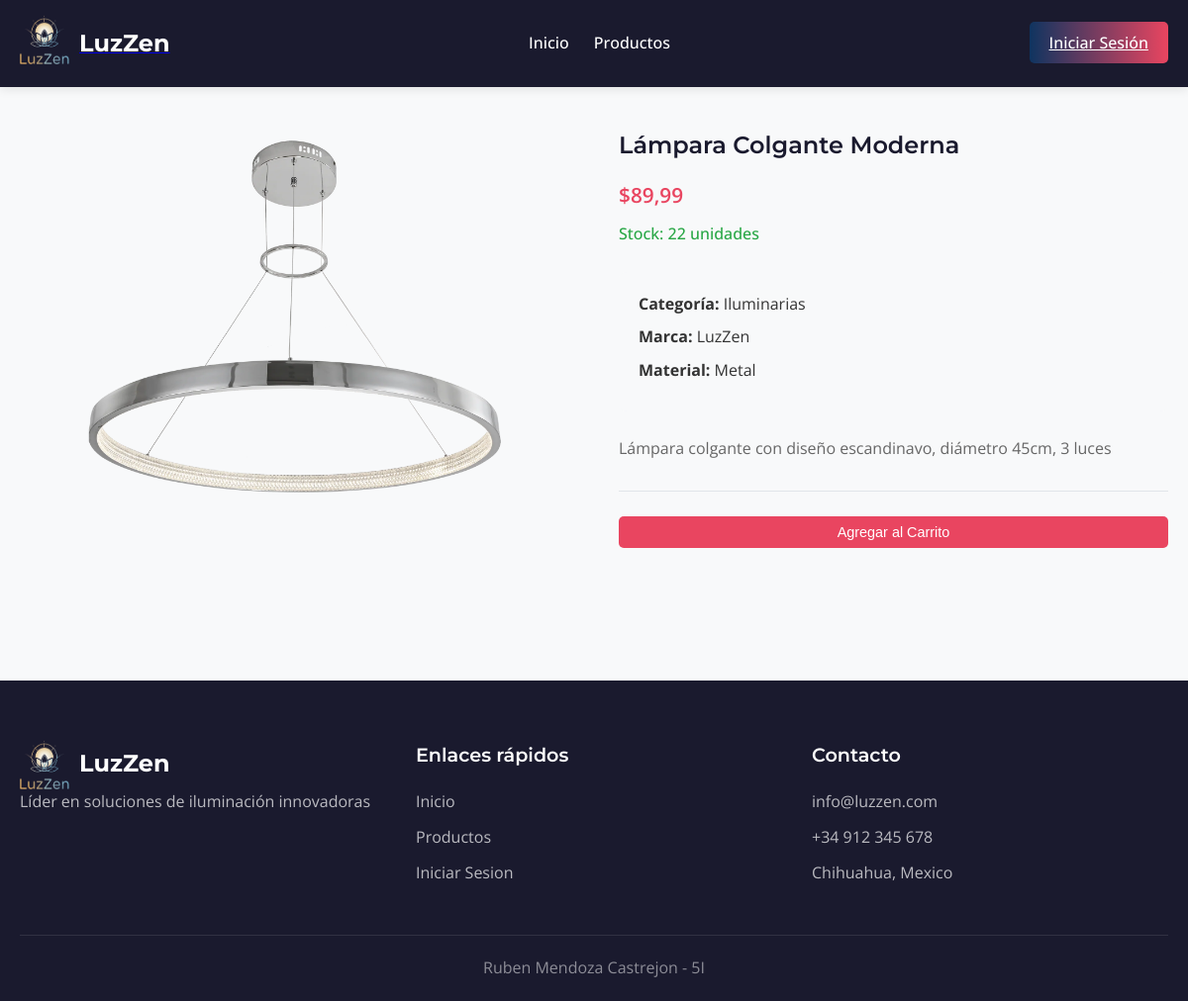
Screenshot of /producto/3/ with the database file from the repository.
### app_luzzen/models.py (models this page shows, shortened)
class Producto(models.Model):
    nombre = models.CharField(max_length=200)
    descripcion = models.TextField()
    precio = models.DecimalField(max_digits=10, decimal_places=2)
    stock = models.IntegerField(default=0)
    imagen = models.ImageField(upload_to='productos/')
    categoria = models.ForeignKey(Categoria, on_delete=models.CASCADE)
    marca = models.ForeignKey(Marca, on_delete=models.CASCADE)
    material = models.ForeignKey(Material, on_delete=models.CASCADE)
    activo = models.BooleanField(default=True)

class Categoria(models.Model):
    nombre = models.CharField(max_length=100)
    descripcion = models.TextField(blank=True, null=True)

class Marca(models.Model):
    nombre = models.CharField(max_length=100)
    descripcion = models.TextField(blank=True, null=True)
    fecha_creacion = models.DateTimeField(auto_now_add=True)

class Material(models.Model):
    nombre = models.CharField(max_length=100)
    descripcion = models.TextField(blank=True, null=True)
    precio = models.DecimalField(max_digits=10, decimal_places=2)

### app_luzzen/views.py (the view)
# urls.py: path('producto/<int:producto_id>/', views.detalle_producto, name='detalle_producto'),
def detalle_producto(request, producto_id):
    producto = get_object_or_404(Producto, id=producto_id, activo=True)
    relacionados = Producto.objects.filter(
        categoria=producto.categoria,
        activo=True
    ).exclude(id=producto.id)[:4]
    context = {
        'producto': producto,
        'relacionados': relacionados,
    }
    return render(request, 'detalle_producto.html', context)

### app_luzzen/templates/detalle_producto.html (shortened to what this page needs)
{% extends 'base.html' %}
{% load static %}
{% block content %}
<section class="detalle-producto">
    <div class="contenedor">
        <div class="producto-detalle">
            <div class="producto-galeria">
                <div class="imagen-principal">
                    <img src="{{ producto.imagen.url }}" alt="{{ producto.nombre }}">
                </div>
            </div>
            <div class="producto-info-detalle">
                <h1>{{ producto.nombre }}</h1>
                <p class="producto-precio">${{ producto.precio }}</p>
                <p class="producto-stock">Stock: {{ producto.stock }} unidades</p>
                <div class="producto-meta">
                    <p><strong>Categoría:</strong> {{ producto.categoria.nombre }}</p>
                    <p><strong>Marca:</strong> {{ producto.marca.nombre }}</p>
                    <p><strong>Material:</strong> {{ producto.material.nombre }}</p>
                </div>
                <p class="producto-descripcion">{{ producto.descripcion }}</p>
                <div class="producto-acciones-detalle">
                    <div class="acciones">
                        {% if not request.session.es_admin %}
                        <button class="btn-carrito btn-full" data-producto="{{ producto.id }}">Agregar al Carrito</button>
                        {% endif %}
                    </div>
                </div>
            </div>
        </div>
    </div>
</section>
{% endblock %}

### app_luzzen/static/css/styles.css (style rules this page uses)
* { margin: 0; padding: 0; box-sizing: border-box; }
body { font-family: 'Open Sans', sans-serif; color: #333; line-height: 1.6; background-color: #f8f9fa; }
h1, h2, h3 { font-family: 'Montserrat', sans-serif; font-weight: 600; margin-bottom: 1rem; }
.contenedor { width: 100%; max-width: 1200px; margin: 0 auto; padding: 0 20px; }
.btn-carrito, .btn-favoritos, .btn-perfil, .btn-admin, .btn-logout { padding: 8px 15px; border-radius: 5px; text-decoration: none; font-weight: 500; transition: all 0.3s ease; border: none; cursor: pointer; }
.btn-carrito { background-color: #0f3460; color: white; }
.btn-full { width: 100%; padding: 15px; font-size: 1.1rem; margin-bottom: 20px; }
.producto-precio { font-size: 1.3rem; font-weight: 600; color: #e94560; margin: 10px 0; }
.btn-ver, .btn-carrito { padding: 8px 15px; border: none; border-radius: 5px; cursor: pointer; text-decoration: none; font-size: 0.9rem; flex: 1; text-align: center; }
.btn-carrito { background: #e94560; color: white; }
.detalle-producto { padding: 40px 0; }
.producto-detalle { display: grid; grid-template-columns: 1fr 1fr; gap: 50px; margin-bottom: 60px; }
.imagen-principal img { width: 100%; border-radius: 10px; }
.producto-info-detalle h1 { color: #1a1a2e; margin-bottom: 15px; }
.producto-stock { color: #28a745; font-weight: 500; margin-bottom: 20px; }
.producto-meta { background: #f8f9fa; padding: 20px; border-radius: 8px; margin: 25px 0; }
.producto-meta p { margin-bottom: 8px; }
.producto-descripcion { line-height: 1.6; color: #666; margin-bottom: 30px; }
.producto-acciones-detalle { border-top: 1px solid #e1e5e9; padding-top: 25px; }
.acciones { display: flex; gap: 15px; }
.btn-full { flex: 2; }

### rows the page displays
Producto: imagen (picture), nombre "Lámpara Colgante Moderna", precio "89,99", stock "22", categoria.nombre "Iluminarias", marca.nombre "LuzZen", material.nombre "Metal", descripcion "Lámpara colgante con diseño escandinavo, diámetro 45cm, 3 luces"
